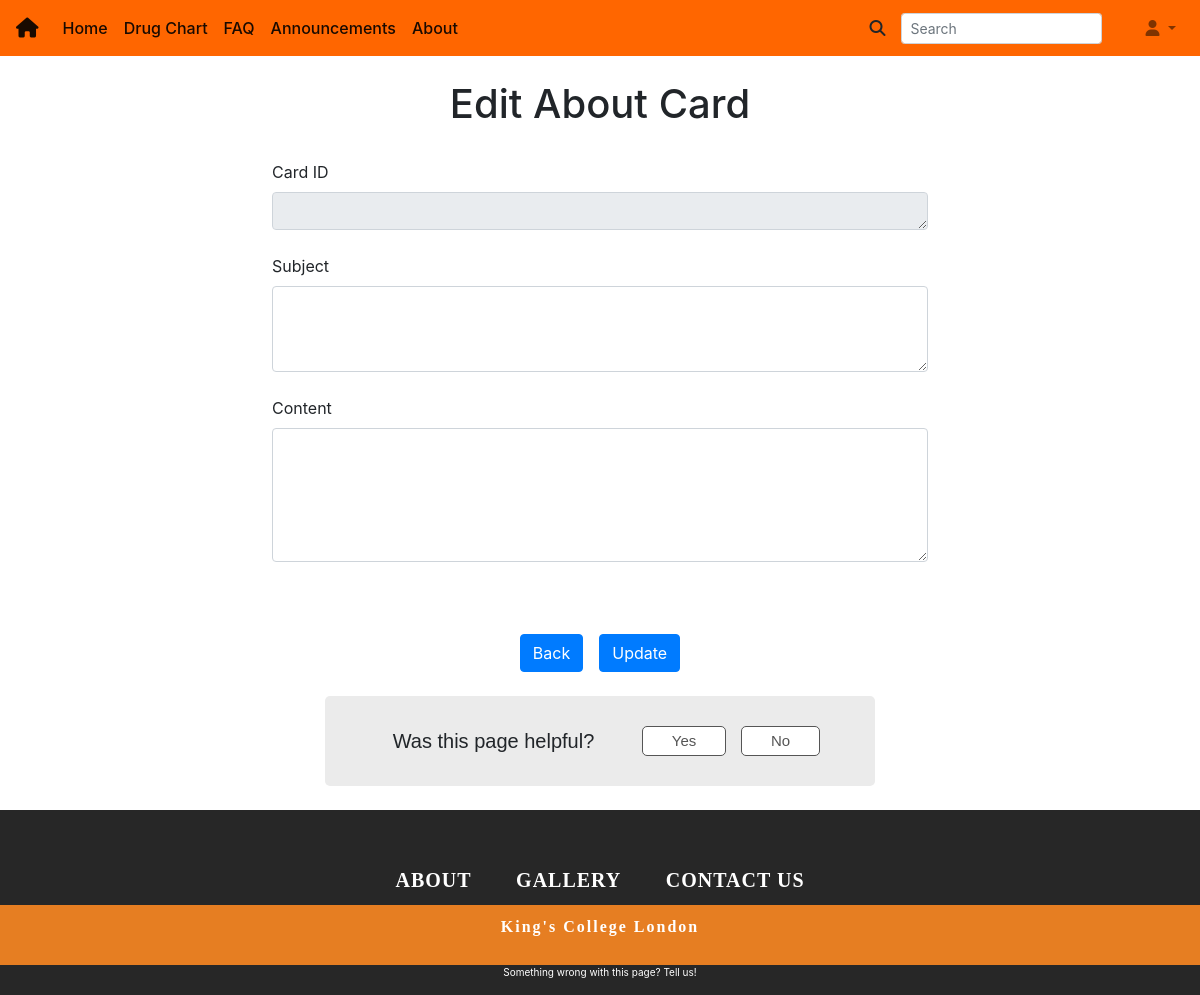
Before: /about/edit/3 (signed in) with the older database file.
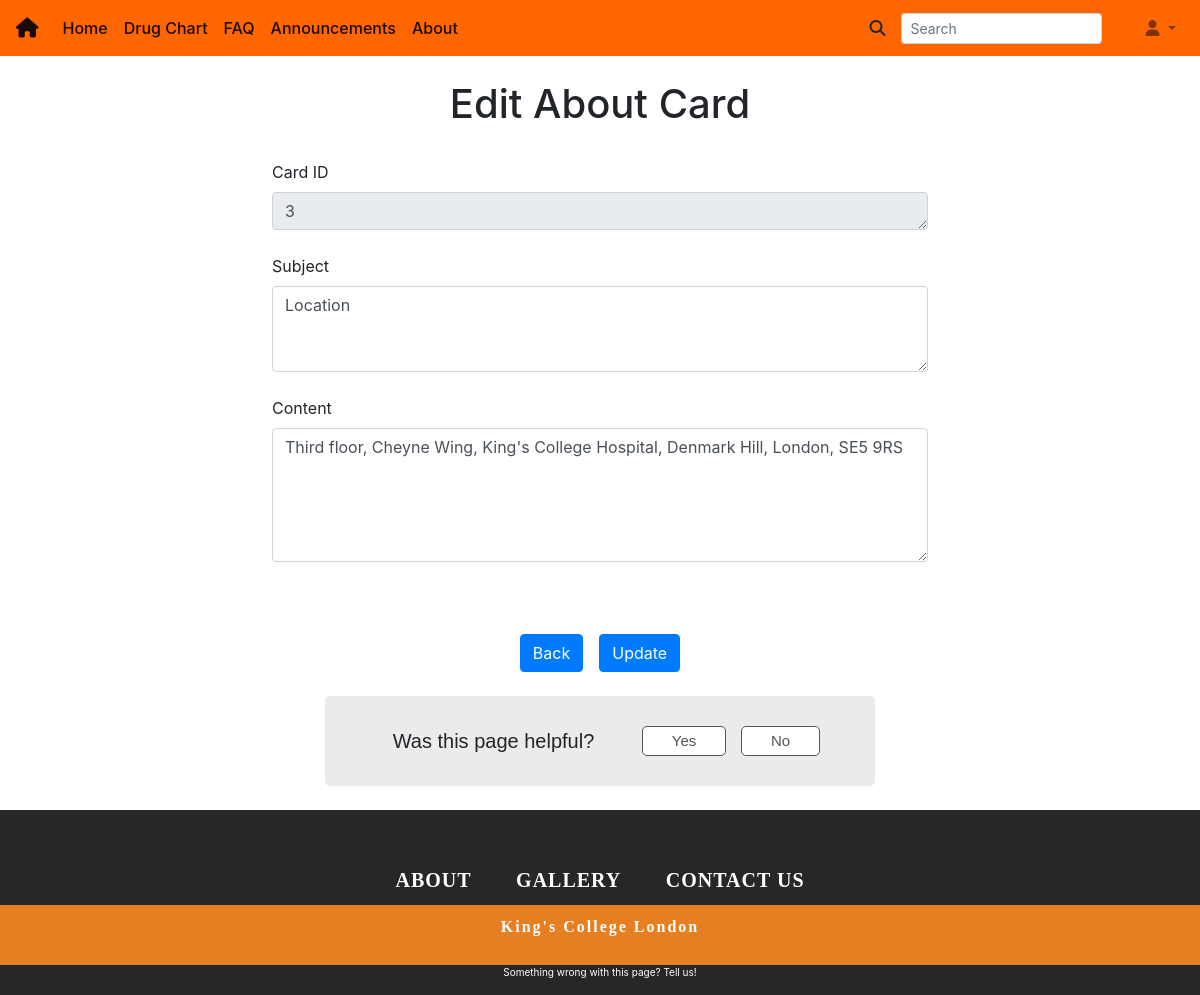
After: the same page with the newer database file.
### models.py (models this page shows)
class About(db.Model):
    id = db.Column(db.Integer, primary_key=True, autoincrement=True)
    title = db.Column(db.String(400), nullable=False)
    content = db.Column(db.String(10000), nullable=False)

### about/routes.py (the view)
@about.route('/about/edit/<id>', methods=['GET', 'POST'])
@login_required
def edit_card(id):
    about = About.query.get(id)
    if request.method == 'POST':
        if about:
            about.title = request.form['newSubject']
            about.content = request.form['newContent']
            db.session.commit()
        return redirect(url_for('main.about'))
    return render_template('about/edit.html', about=about)

### templates/about/edit.html (shortened to what this page needs)
{% extends 'base.html' %}
{% block body %}
<div class="container">
  <div class="col-md-12">
	   <div class="text-center">
			    <br><h1> Edit About Card </h1>
     </div>
     <br>
     <div class="row justify-content-center">
       <form action="" method="POST" enctype="multipart/form-data">
         <label for="card">Card ID</label>
         <div class="md-form">
           <textarea id="card" name="card" class="md-textarea form-control" rows="1" cols="35" readonly>{{about.id}}</textarea>
         </div>
         <br>
         <label for="newSubject">Subject</label>
         <div class="md-form">
           <textarea id="newSubject"  name="newSubject" class="md-textarea form-control" rows="3" cols="60" required>{{about.title}}</textarea>
         </div>
         <br><label for="newContent">Content</label>
         <div class="md-form">
           <textarea id="newContent" name="newContent" class="md-textarea form-control" rows="5" cols="35"  required>{{about.content}}</textarea>
         </div>
         <br>
         <div class="row justify-content-center mt-5">
           <a href="{{url_for('main.about')}}" class="btn btn-primary" role="button">Back</a>
           <input type="submit" class="btn btn-primary ml-3" type="button" value="Update">
         </div>
         <br>
       </form>
     </div>
  </div>
</div>
{% endblock %}

Changed rows visible on the page:
added About: card "3", newSubject "Location", newContent "Third floor, Cheyne Wing, King's College Hospital, Denmark Hill, London, SE5 9RS"
